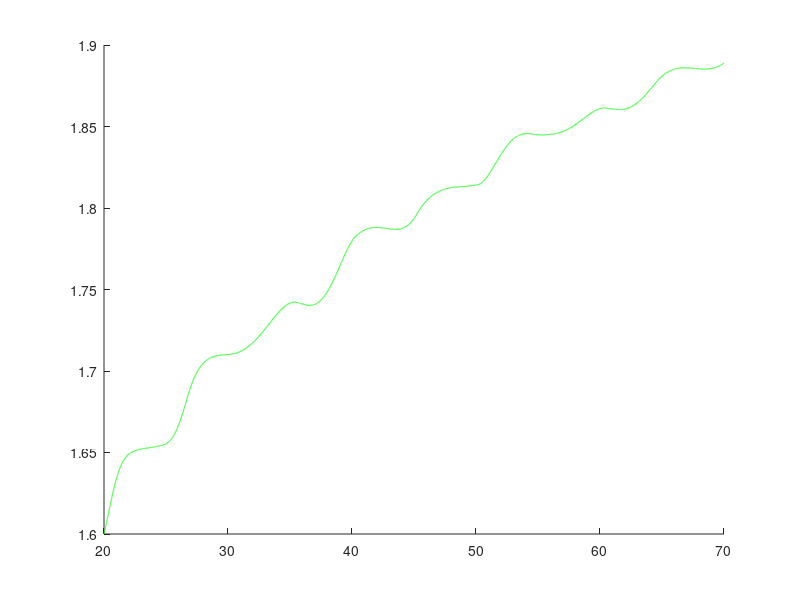

The MATLAB source for this figure: (Note: this script raises an error after producing the figure.)
% define the right hamd side of the ode as function handle
% dy/dx= exp(y*sin(x)+cos(y))/(4*x*y)
dydx=@(x,y) exp(y*sin(x)+cos(y))/(4*x*y); % function handle
y0=1.6; % at x=20
tstart=20;
tend=70;

% part a))
[xode45,yode45]=ode45(dydx,tstart:0.001:tend,y0);

% plot part a
hold on % to have multiple plots on the same graph
plot(xode45,yode45,'-g')

% part b))
% use for loop to get the solution for each h
h=[1.0,0.5,0.1];
for i=1:length(h)
    [xm,ym]=midpoint(dydx,[tstart tend],y0,h(i));
    plot(xm,ym)
end

legend('Ode45 solution','h=1.0','h=0.5','h=0.1') % plot the legend
hold off % detach from the figure



% define the function midpoint
function [xm,ym]=midpoint(dydx,tspan,y0,h)
% dydx is the right hand side f(x,y) of the ode dy/dx=f(x,y)
% dydx should be a function handle
% tspan is the interval on which the solution of the ode dy/dx would be
% found
% y0 is the initial solution
% h is the step size

% output:
% ym is the solution vector and xm is the corresponding x-vector 

% Note: midpoint method also called Runge Kutta Method of order 2

% get the vector xm on which the solution would be found
xm=tspan(1):h:tspan(2); % equally spaced points

% store the initial solution y0 into ym vector
ym(1)=y0;

% Midpoint method:
% yn+1=yn+k2
% k2=h*f(xn+h/2,yn+k1/2),
% k1=h*f(xn,yn)
% yn+1 is the solution at xn+1

% use for loop to find the rest of the solutions
for i=2:length(xm)
    k1=h*dydx(xm(i-1),ym(i-1));
    k2=h*dydx(xm(i-1)+h/2,ym(i-1)+k1/2);
    
    y_next=ym(i-1)+k2;
    
    % store the solution in ym
    ym(i)=y_next;
end
end
